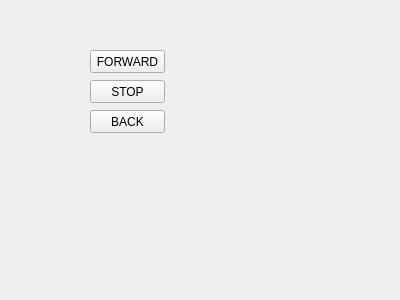
<?xml version="1.0" encoding="UTF-8"?>
<ui version="4.0">
 <class>StdMovesWidget</class>
 <widget class="QWidget" name="StdMovesWidget">
  <property name="geometry">
   <rect>
    <x>0</x>
    <y>0</y>
    <width>400</width>
    <height>300</height>
   </rect>
  </property>
  <property name="windowTitle">
   <string>Form</string>
  </property>
  <widget class="QPushButton" name="pushButton">
   <property name="geometry">
    <rect>
     <x>90</x>
     <y>80</y>
     <width>75</width>
     <height>23</height>
    </rect>
   </property>
   <property name="text">
    <string>STOP</string>
   </property>
  </widget>
  <widget class="QPushButton" name="ButtonForward">
   <property name="geometry">
    <rect>
     <x>90</x>
     <y>50</y>
     <width>75</width>
     <height>23</height>
    </rect>
   </property>
   <property name="text">
    <string>FORWARD</string>
   </property>
  </widget>
  <widget class="QPushButton" name="ButtonBack">
   <property name="geometry">
    <rect>
     <x>90</x>
     <y>110</y>
     <width>75</width>
     <height>23</height>
    </rect>
   </property>
   <property name="text">
    <string>BACK</string>
   </property>
  </widget>
 </widget>
 <resources/>
 <connections/>
</ui>
